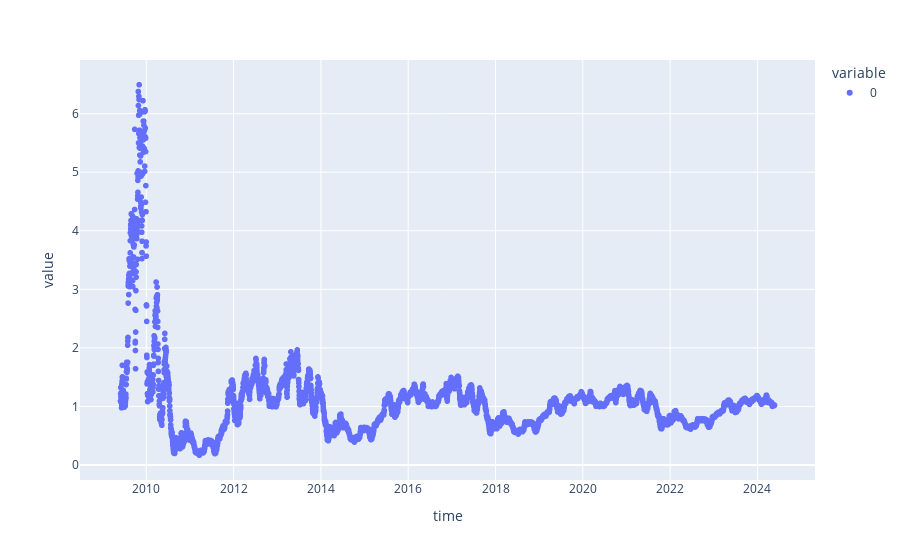

Notebook source saved alongside this figure:
### Code cell
px.scatter(merged_df['mean']/merged_df['dtw'])

### Figure 1 — Plotly figure (JSON) as saved in the notebook; plotly's stock layout.template omitted (floating-point values rounded to 4 significant figures; data arrays with more than 128 entries replaced by an {"elided": "..."} marker saying what was removed)
{"data": [{"hovertemplate": "variable=0<br>time=%{x}<br>value=%{y}<extra></extra>", "legendgroup": "0", "marker": {"color": "#636efa", "symbol": "circle"}, "mode": "markers", "name": "0", "showlegend": true, "type": "scattergl", "x": {"elided": "5473 str values"}, "xaxis": "x", "y": {"elided": "5473 float values"}, "yaxis": "y"}], "layout": {"legend": {"title": {"text": "variable"}, "tracegroupgap": 0}, "margin": {"t": 60}, "xaxis": {"anchor": "y", "domain": [0, 1], "title": {"text": "time"}}, "yaxis": {"anchor": "x", "domain": [0, 1], "title": {"text": "value"}}}}
